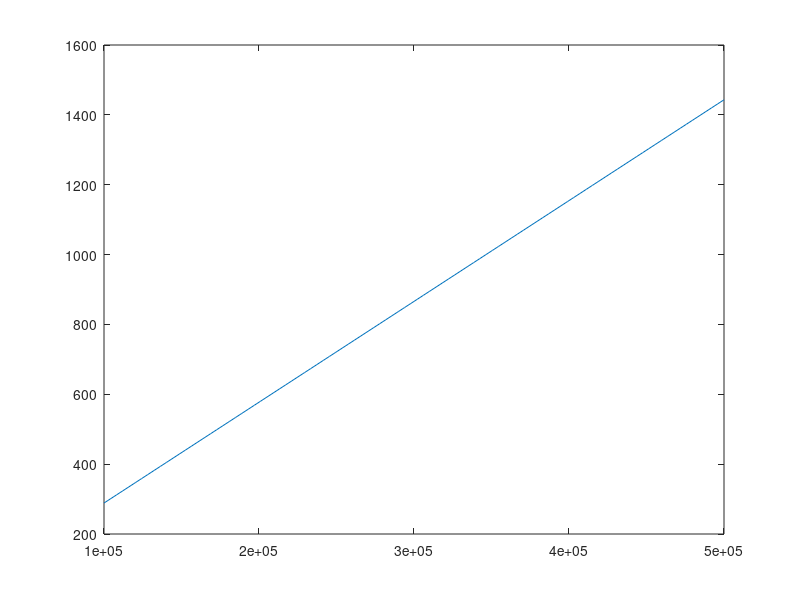

The MATLAB source for this figure:
% enter known values
R = 8.31447; % ideal gas constant (J/mol-K)
MO2 = 15.999; % Molar Mass (g/mol)
MCO2 = 44.01; % Molar Mass (g/mol)
V = 0.15; % Volume (m^3)

m = 100; %mass of gas (g)

%create 100 equally spaced values from the question above
P = linspace(500*10^3,100*10^3)';

%rewrite the equation so we can find the dependent variable T
TO2 = (P.*V.*MO2)./(m.*R) %for O2 gas

TCO2 = (P.*V.*MCO2)./(m.*R) %for CO2 gas
plot  (P, TO2)